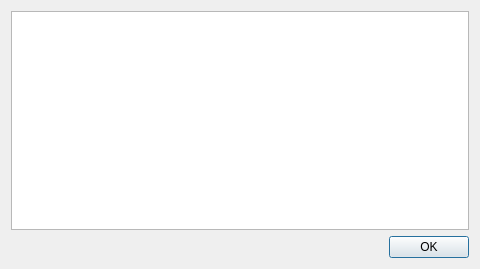
<?xml version="1.0" encoding="UTF-8"?>
<ui version="4.0">
 <class>UpdateDialog</class>
 <widget class="QDialog" name="UpdateDialog">
  <property name="geometry">
   <rect>
    <x>0</x>
    <y>0</y>
    <width>480</width>
    <height>269</height>
   </rect>
  </property>
  <property name="windowTitle">
   <string>Check for Update</string>
  </property>
  <layout class="QVBoxLayout" name="verticalLayout">
   <item>
    <widget class="QTextEdit" name="updateInfo">
     <property name="readOnly">
      <bool>true</bool>
     </property>
    </widget>
   </item>
   <item>
    <widget class="QDialogButtonBox" name="buttonBox">
     <property name="orientation">
      <enum>Qt::Horizontal</enum>
     </property>
     <property name="standardButtons">
      <set>QDialogButtonBox::Ok</set>
     </property>
    </widget>
   </item>
  </layout>
 </widget>
 <resources/>
 <connections>
  <connection>
   <sender>buttonBox</sender>
   <signal>accepted()</signal>
   <receiver>UpdateDialog</receiver>
   <slot>accept()</slot>
   <hints>
    <hint type="sourcelabel">
     <x>248</x>
     <y>254</y>
    </hint>
    <hint type="destinationlabel">
     <x>157</x>
     <y>274</y>
    </hint>
   </hints>
  </connection>
  <connection>
   <sender>buttonBox</sender>
   <signal>rejected()</signal>
   <receiver>UpdateDialog</receiver>
   <slot>reject()</slot>
   <hints>
    <hint type="sourcelabel">
     <x>316</x>
     <y>260</y>
    </hint>
    <hint type="destinationlabel">
     <x>286</x>
     <y>274</y>
    </hint>
   </hints>
  </connection>
 </connections>
</ui>
